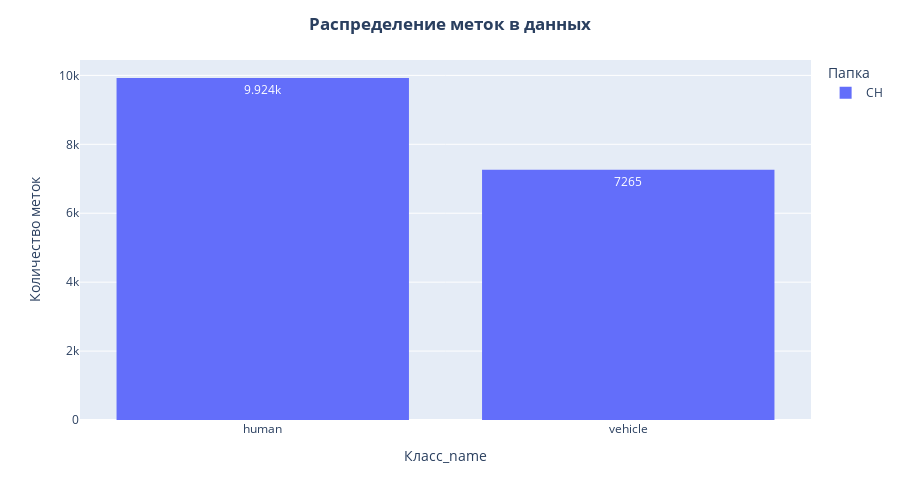

The code cell stored with this chart in its notebook:
### Code cell
names = {0: 'human', 1: 'vehicle'}
deers_labels_gr = deers_labels.groupby(['Папка', 'Класс'], as_index=False).size().sort_values('Класс', ascending=True)
deers_labels_gr['Класс_name'] = deers_labels_gr['Класс'].apply(lambda x: names[int(x)])

fig_class_1 = px.histogram(
    data_frame=deers_labels_gr,
    y='size',
    x='Класс_name',
    color='Папка',
    text_auto=True
    )

fig_class_1.update_layout(title_text='<b>Распределение меток в данных</b>', title_x=0.5, height=500, yaxis = {"title": 'Количество меток'})
fig_class_1.show()

### Figure 1 — Plotly figure (JSON) as saved in the notebook; plotly's stock layout.template omitted (floating-point values rounded to 4 significant figures)
{"data": [{"alignmentgroup": "True", "bingroup": "x", "histfunc": "sum", "hovertemplate": "Папка=CH<br>Класс_name=%{x}<br>sum of size=%{y}<extra></extra>", "legendgroup": "CH", "marker": {"color": "#636efa", "pattern": {"shape": ""}}, "name": "CH", "offsetgroup": "CH", "orientation": "v", "showlegend": true, "texttemplate": "%{value}", "type": "histogram", "x": ["human", "vehicle"], "xaxis": "x", "y": [9924, 7265], "yaxis": "y"}], "layout": {"barmode": "relative", "height": 500, "legend": {"title": {"text": "Папка"}, "tracegroupgap": 0}, "margin": {"t": 60}, "title": {"text": "<b>Распределение меток в данных</b>", "x": 0.5}, "xaxis": {"anchor": "y", "domain": [0, 1], "title": {"text": "Класс_name"}}, "yaxis": {"anchor": "x", "domain": [0, 1], "title": {"text": "Количество меток"}}}}
